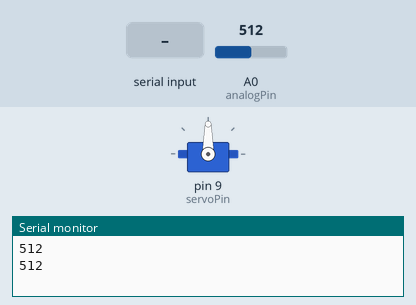
Simulated run of this sketch. Board: Arduino Uno, built with avr-gcc and run on an emulated ATmega328P. On the bench: servo, the last lines printed to the serial monitor. The inputs (shaded band) are chosen by the test bench; at power-on: A0 (analogPin) = 512.

Above: at 1.2 s.
1.3 s: "90,45\n" received over Serial
At 6.1 s:
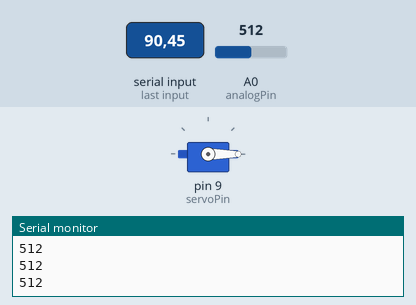
Timing chart, 0 to 7.6 s (numbered marks = the images above; inputs shaded):
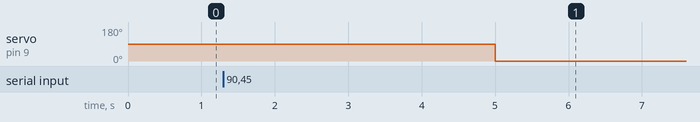

The sketch:

sketch_nov05a.ino
```cpp
#include<Servo.h>

Servo servo;
const int  analogPin = A0;
const int  servoPin = 9;
void setup() {

  // put your setup code here, to run once:
  servo.attach(servoPin);
  Serial.begin(9600);
}

void loop() {
  if (Serial.available() > 0) {
    int command = Serial.parseInt();
    if (command == 1) {
      servo.write(90);
      delay(500);
      servo.write(0);
    }
    else if(command == 0) {
      servo.write(0);
    }
  }
  int sensorValue = analogRead(analogPin);
  Serial.println(sensorValue);
  delay(1000);
}
```

Measured:
- after the input at 1.3 s, servo on pin 9 (servoPin): 90° → 0° after 3.7 s
